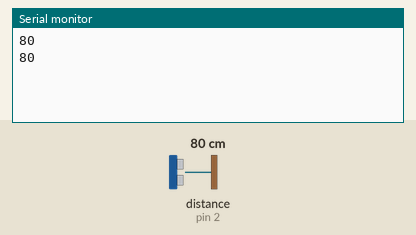
This sketch was run on a simulated Arduino Mega 2560, built with avr-gcc and run on an emulated ATmega2560. Shown: the last lines printed to the serial monitor. Wiring (inferred from the names in the program): ultrasonic range finder: trigger pin 3; echo pin 2. Inputs (shaded band) come from the test bench; at power-on: distance to the obstacle (sensor on pin 2) 80 cm. The echo pulse lasts 58.3 µs per cm.

Above: at 1.8 s.
1.9 s: distance to the obstacle (sensor on pin 2) set to 2 cm
At 3.0 s:
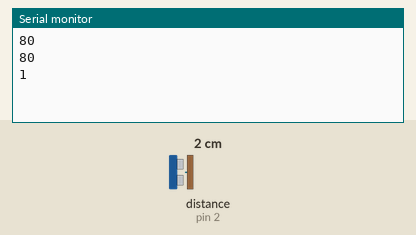
3.4 s: distance to the obstacle (sensor on pin 2) set to 4 cm
At 5.1 s:
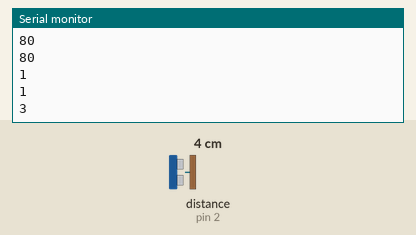
Timing chart, 0 to 6.6 s (numbered marks = the images above; inputs shaded):
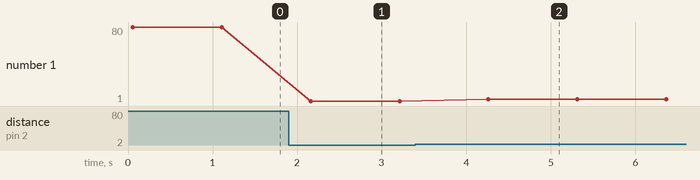

The sketch:

ejemploSonar.ino
```cpp
#define SONAR_TRIGGER_PIN 3
#define SONAR_ECHO_PIN 2

int microarriba = 37;
int microabajo = 36;
int motorup = 22;
int motordown = 23;
char data;
bool pulsi = false;

void setup() {
   pinMode(SONAR_TRIGGER_PIN, OUTPUT);
   pinMode(SONAR_ECHO_PIN, INPUT);
   Serial.begin(9600);
}

unsigned int measure_distance()
{
   // Trigger the SRF05:
   digitalWrite(SONAR_TRIGGER_PIN, HIGH);
   delayMicroseconds(10);
   digitalWrite(SONAR_TRIGGER_PIN, LOW);

   // Wait for Echo Pulse
   unsigned long pulse_length = pulseIn(SONAR_ECHO_PIN, HIGH);

   // Ensure the ultrasonic "beep" has faded away
   delay(50);

   // Convert Pulse to Distance (inches)
   // pulse_length/58 = cm or pulse_length/148 = inches
   return( (unsigned int) (pulse_length / 58) );
}

void subirO(){
  digitalWrite(motorup,HIGH);
  while(pulsi==false){
    if(digitalRead(microarriba)== HIGH){
      pulsi = true;
      digitalWrite(motorup,LOW);
    }
  }
  pulsi = false;
}

void loop() {
  unsigned int current_distance = measure_distance();
  Serial.println(current_distance);
  delay(1000);

}
```

Measured:
- after the input at 1.9 s, the serial monitor: prints a new line after 0.26 s (image 1)
- after the input at 3.4 s, the serial monitor: prints a new line after 0.86 s (image 2)
- plotted number 1: 80 → 1 after the input at 1.9 s, 1 → 3 after the input at 3.4 s
